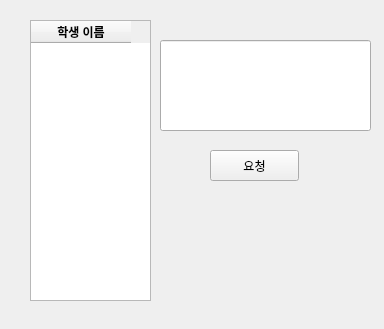
<?xml version="1.0" encoding="UTF-8"?>
<ui version="4.0">
 <class>MainWindow</class>
 <widget class="QMainWindow" name="MainWindow">
  <property name="geometry">
   <rect>
    <x>0</x>
    <y>0</y>
    <width>384</width>
    <height>329</height>
   </rect>
  </property>
  <property name="windowTitle">
   <string>MainWindow</string>
  </property>
  <widget class="QWidget" name="centralwidget">
   <widget class="QTableWidget" name="namelist">
    <property name="geometry">
     <rect>
      <x>30</x>
      <y>20</y>
      <width>121</width>
      <height>281</height>
     </rect>
    </property>
    <property name="font">
     <font>
      <weight>75</weight>
      <bold>true</bold>
     </font>
    </property>
    <column>
     <property name="text">
      <string>학생 이름</string>
     </property>
    </column>
   </widget>
   <widget class="QPushButton" name="request_name">
    <property name="geometry">
     <rect>
      <x>210</x>
      <y>150</y>
      <width>89</width>
      <height>31</height>
     </rect>
    </property>
    <property name="text">
     <string>요청</string>
    </property>
   </widget>
   <widget class="QLineEdit" name="write">
    <property name="geometry">
     <rect>
      <x>160</x>
      <y>40</y>
      <width>211</width>
      <height>91</height>
     </rect>
    </property>
   </widget>
  </widget>
 </widget>
 <resources/>
 <connections/>
</ui>
